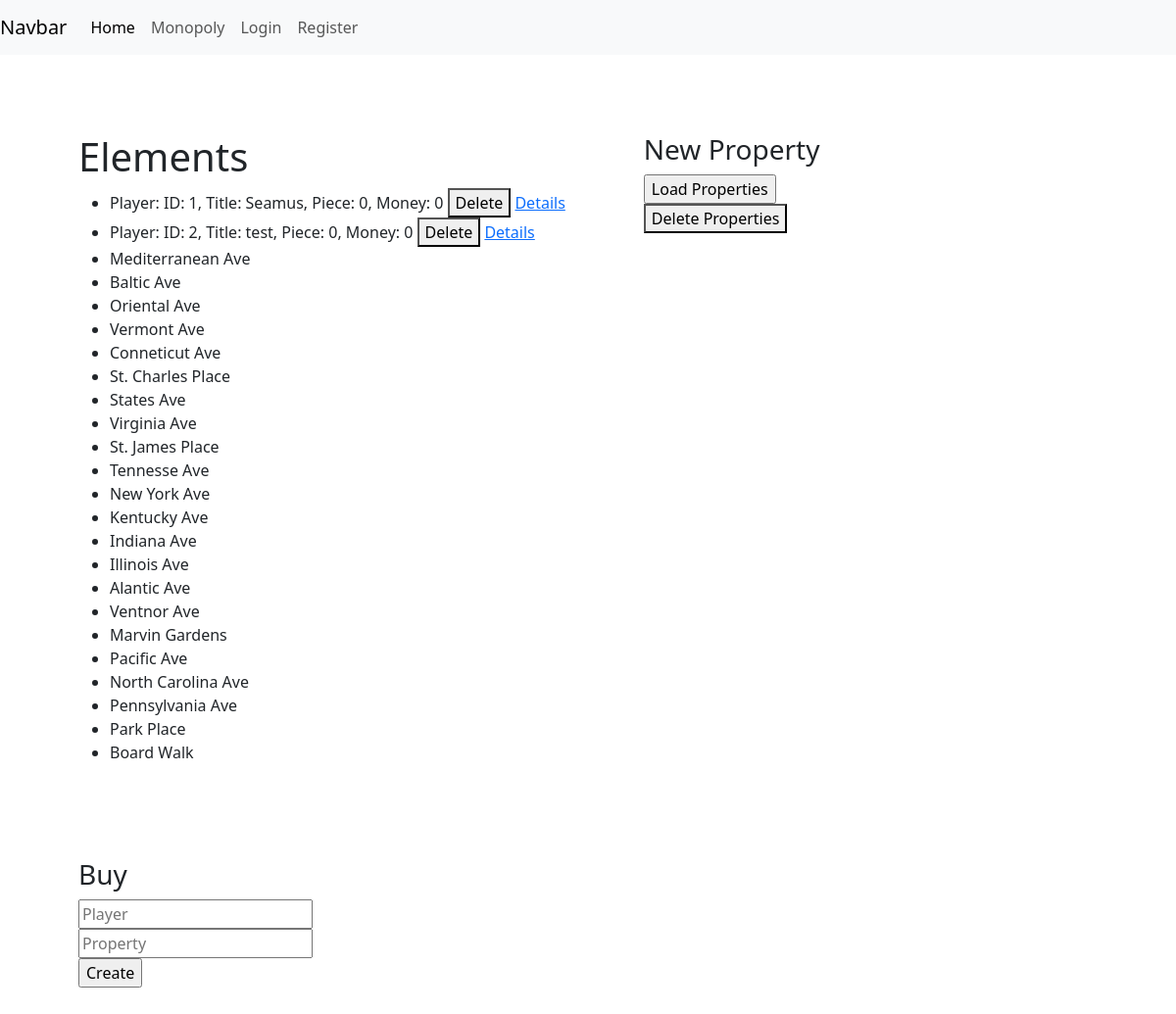
Before: / with the older database file.
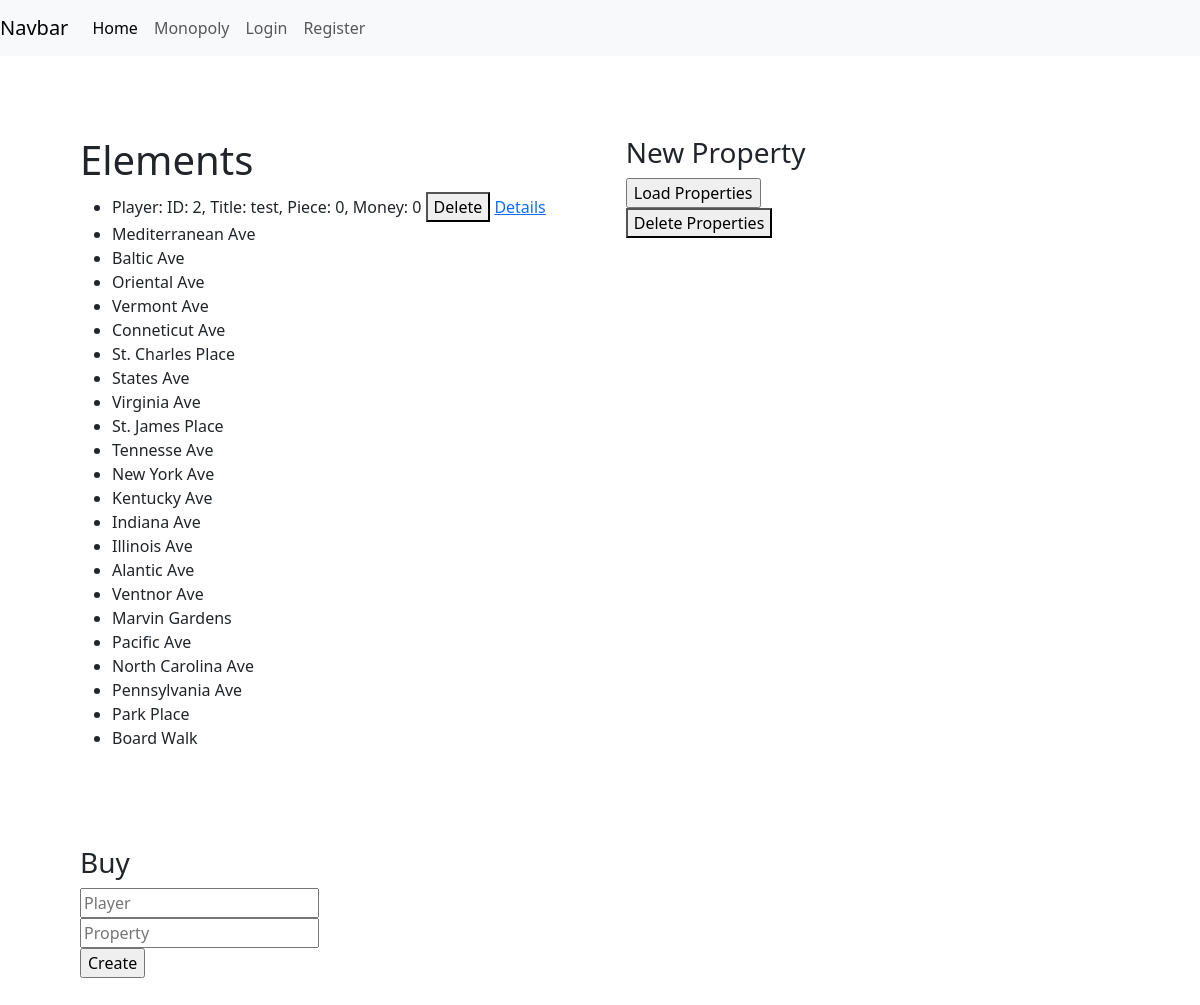
After: the same page with the newer database file.
### models.py (models this page shows, shortened)
class Player(UserMixin, db.Model):
    __tablename__ = "players"
    id: Mapped[int] = mapped_column(primary_key=True)
    title: Mapped[str] = mapped_column(String(30))
    piece: Mapped[int] = mapped_column()
    position: Mapped[int] = mapped_column()
    money: Mapped[int] = mapped_column()
    password_hash: Mapped[Optional[str]] = mapped_column(String(256))
    properties = relationship(
        "Property",
        back_populates="owner",
        cascade="save-update"
    )
    def __str__(self):
        return f"Player: ID: {self.id}, Title: {self.title}, Piece: {self.piece}, Money: {self.money}"

class Property(db.Model):
    __tablename__ = "properties"
    id: Mapped[int] = mapped_column(primary_key=True)
    title: Mapped[str] = mapped_column(String(100))
    player_id: Mapped[Optional[int]] = mapped_column(
        ForeignKey('players.id', ondelete="SET NULL"),
        nullable=True,
        name="fk_property_user"
    )
    owner = relationship("Player", back_populates="properties")
    price: Mapped[int] = mapped_column()
    rent_no_set: Mapped[int] = mapped_column()
    rent_color_set: Mapped[int] = mapped_column()
    rent_1_house: Mapped[int] = mapped_column()
    rent_2_house: Mapped[int] = mapped_column()
    rent_3_house: Mapped[int] = mapped_column()
    rent_4_house: Mapped[int] = mapped_column()
    rent_hotel: Mapped[int] = mapped_column()
    building_cost: Mapped[int] = mapped_column()
    mortgage: Mapped[int] = mapped_column()
    unmortgage: Mapped[int] = mapped_column()
    color: Mapped[str] = mapped_column(String(20))

### routes.py (the view, shortened to what this page needs)
    @app.route("/home", methods=["GET", "POST"])
    @app.route("/", methods=["GET", "POST"])
    def creation():
        if request.method == "GET":
            players = Player.query.all()
            properties = Property.query.all()
            return render_template('creation.html', players=players, properties=properties)

### templates/creation.html (shortened to what this page needs)
{% extends "base.html" %}
{% block content %}
<div class="box">
    <div>
        <h1>Elements</h1>
        <ul>
            {% for player in players %}
            <li>
                {{player}}
                <button onclick="deletePerson({{player.id}})">Delete</button>
                <a href="{{url_for('details', id=player.id)}}">Details</a>
            </li>
            {% endfor %} {% for property in properties %}
            <li>{{property.title}}</li>
            {% endfor %}
        </ul>
    </div>
    <div>
        <h3>New Property</h3>
        <form action="{{url_for('creation')}}" method="POST">
            <input type="submit" name="property" value="Load Properties" required="required"
                placeholder="color" /><br />
        </form>
        <button onclick="deleteProperty()">Delete Properties</button>
    </div>
    <div>
        <h3>Buy</h3>
        <form action="{{url_for('creation')}}" method="POST">
            <input type="text" name="buyer" placeholder="Player" required="required" /><br />
            <input type="text" name="sold" placeholder="Property" required="required" /><br />
            <input type="submit" name="buy" value="Create" /><br />
        </form>
        <link rel="stylesheet" href="{{url_for('static', filename='css/creation.css')}}" />
        {% endblock %}

### templates/base.html (shortened to what this page needs)
<!DOCTYPE html>
<html lang="en">
<head>
</head>
<body>
    <nav class="navbar navbar-expand-lg navbar-light bg-light">
        <a class="navbar-brand" href="#">Navbar</a>
        <div class="collapse navbar-collapse" id="navbarNavAltMarkup">
            <div class="navbar-nav">
                <a class="nav-item nav-link active" href="/">Home<span class="visually-hidden">(current)</span></a>
                <a class="nav-item nav-link" href="/monopoly">Monopoly</a>
                {% if current_user.is_anonymous %}
                <a class="nav-item nav-link" href="/login">Login</a>
                <a class="nav-item nav-link"  href="/register">Register</a>
                {% else %}
                <a class="nav-item nav-link" href="/logout">Logout</a>
                {% endif %}
            </div>
        </div>
    </nav>
    {% block content %}{% endblock %}
</body>
<link rel="stylesheet" href="{{url_for('static', filename='css/base.css')}}" />
<link href="https://cdn.jsdelivr.net/npm/bootstrap@5.3.3/dist/css/bootstrap.min.css" rel="stylesheet"
 />
</html>

### static/css/creation.css (style rules this page uses)
.box { display: flex; flex-wrap: wrap; margin: 5rem; gap: 5rem; }

### static/css/base.css (style rules this page uses)
body { height: 100%; width: 100%; margin: 0; }

Changed rows visible on the page:
removed Player: id+title+piece "Player: ID: 1, Title: Seamus, Piece: 0, Money: 0"
